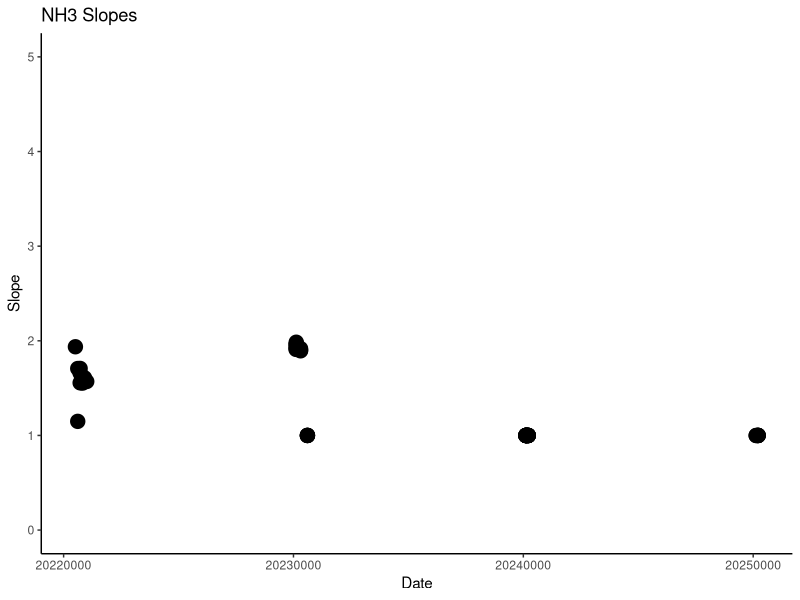
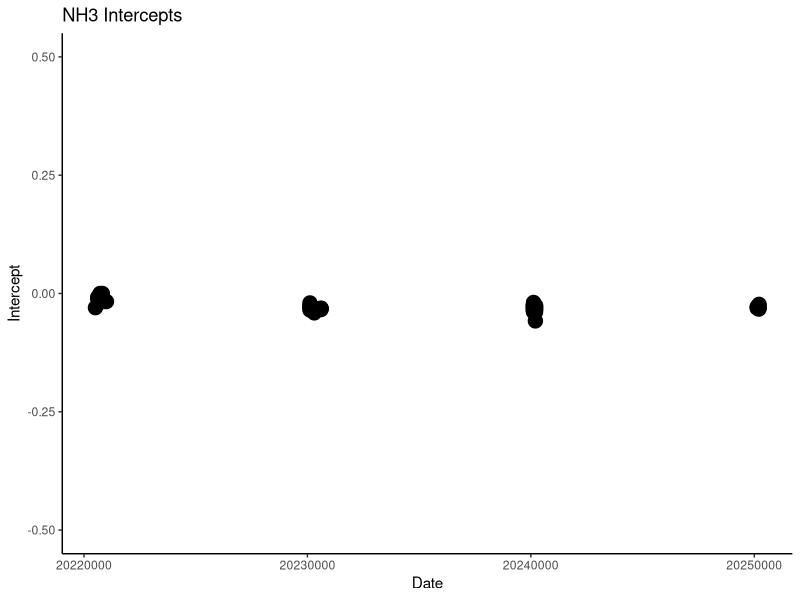
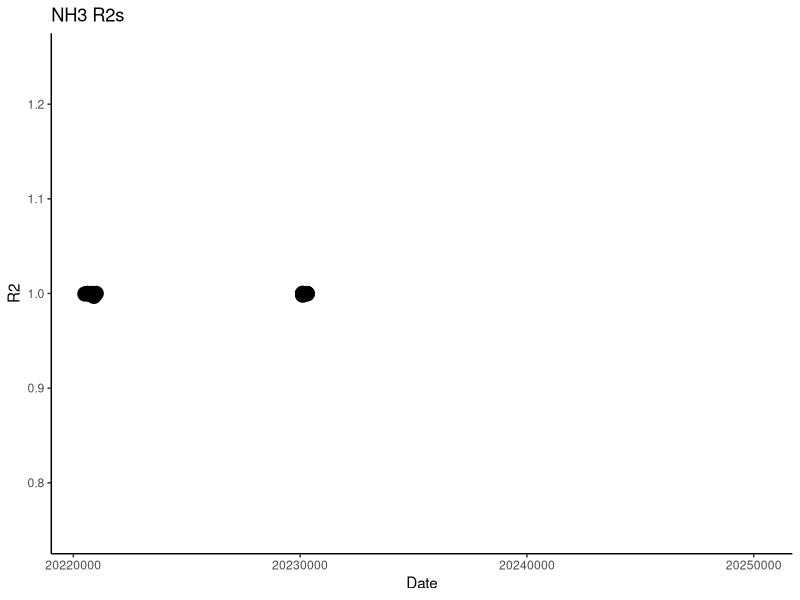
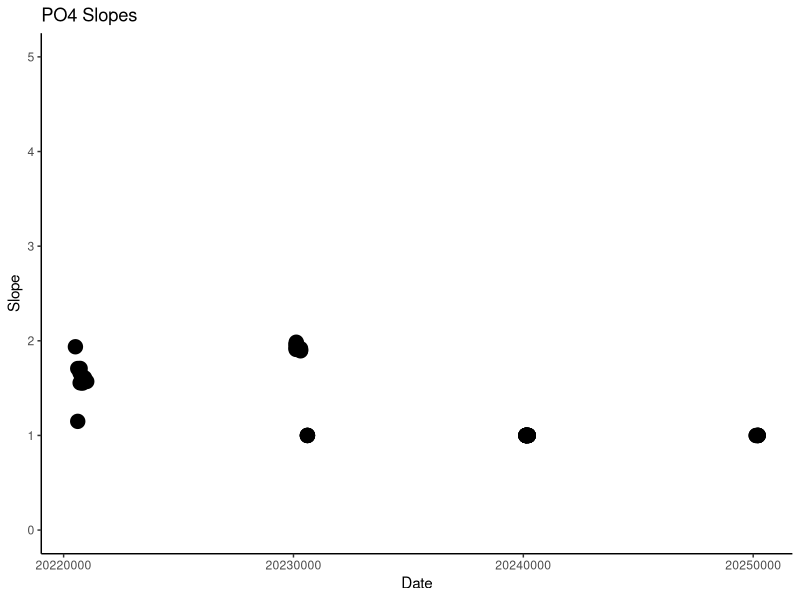
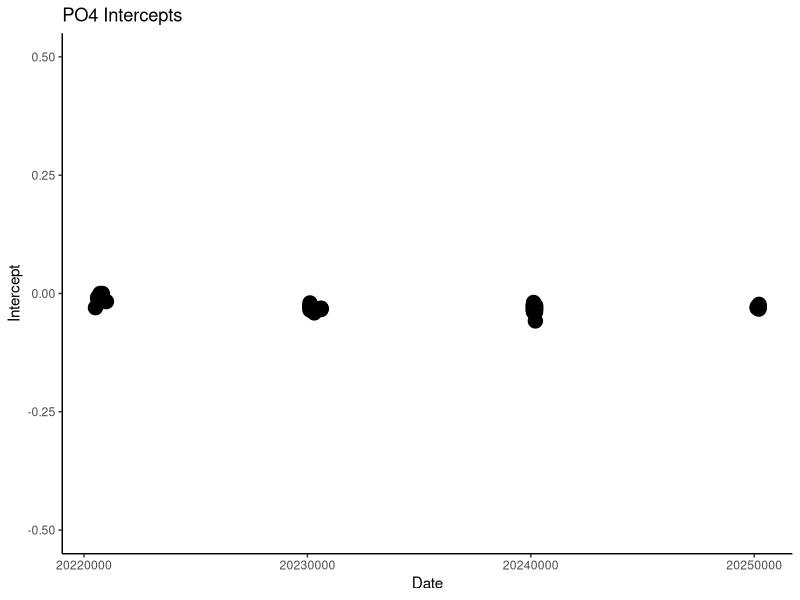
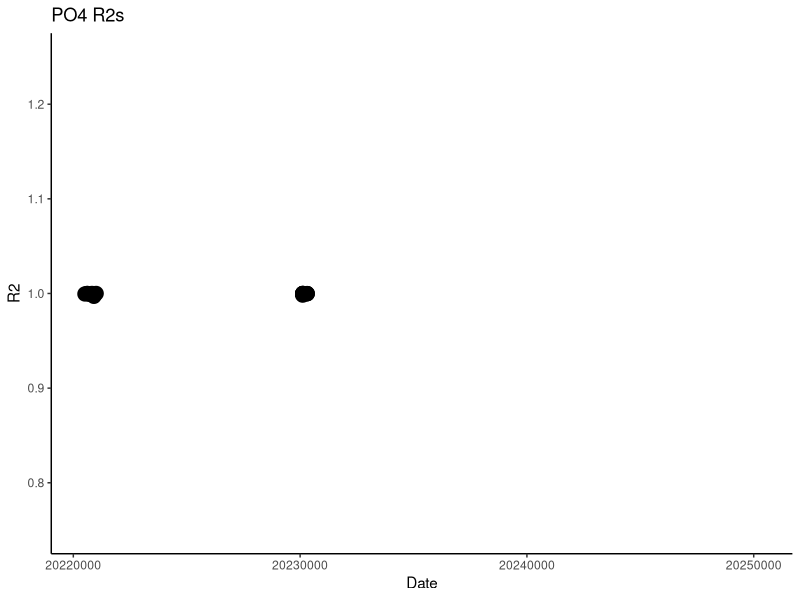
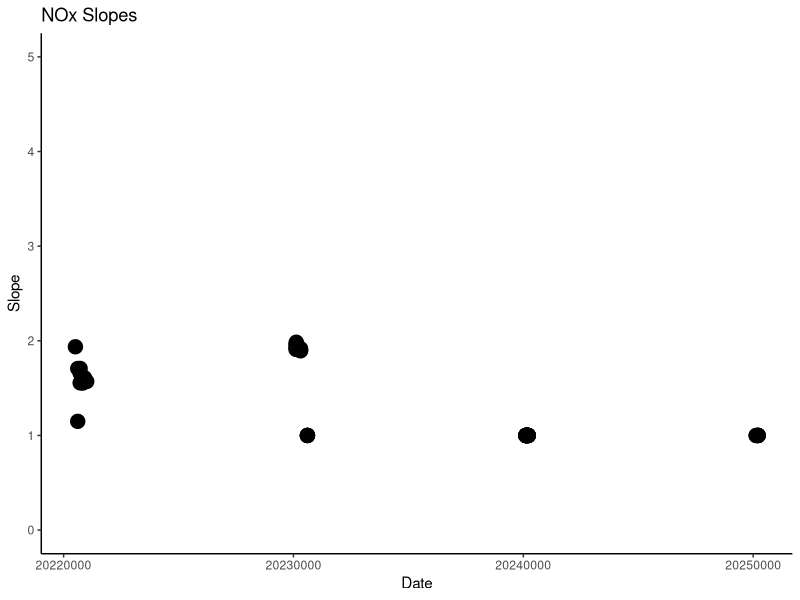
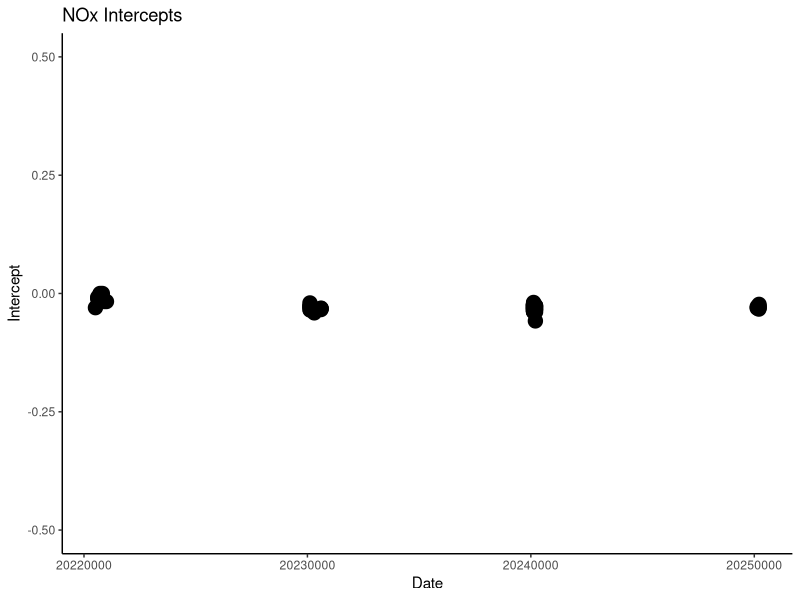

Reproduce these figures in R, in order. (Note: this script raises an error after producing the figures.)
## ---- chunk 1
knitr::opts_chunk$set(echo = TRUE)
## ---- chunk 2
#######################################################################################
####### COMPASS Synoptic 
####### Chesapeake Bay Sites
####### Data Analysis Code: Porewater Nutrients 
####### MONTH: August 2022
##############################################################################################


############################# Information ##################################
#Author: Stephanie J. Wilson
#Edited: 20220727

#Samples taken from Lysimeters & Sippers at CB Synoptic Sites
#Samples were filtered with 0.45 uM, kept on ice, frozen until analysis
#Field Protocol: 
#Samples Analyzed on a SEAL discrete auto analyzer 
#Lab Protocol: https://docs.google.com/document/d/1VaJT7Wb9AcdmM1tgsR_9ZtQ6kwcaoNmp/edit?usp=sharing&ouid=108994740386869376571&rtpof=true&sd=true
#NOx method = https://drive.google.com/file/d/1sicqBFnzVxmDd5I2_pu8s8pj7iNOAuhF/view?usp=sharing
#NH4 method = https://drive.google.com/file/d/1ENGemUEvm_rffZqv3lz9BjD0pAMX5nzu/view?usp=sharing
#PO4 method = https://drive.google.com/file/d/1m3gXDZnJoIo_QmyhvZG4HRgGShCzm9Wq/view?usp=sharing
#Units from SEAL = mg/L and converted to uMoles/L

#QAQC 
  #R2 and Slopes 
#These are checked for drift or differences in this code 

  #Duplicates and Spikes 
#This is checked by the SEAL software 
#If 80% of the dups and spikes are within range we accept 
#the only exceptions are NOx values that are below the detection limit - we do not count dups out of range that are below the detection limit 
#these are run rouhgly every 10-12 samples per tray. 

  #CCV and CCBs 
#CCV's are 50% of the top standard checks run every 10 samples, these are checked by the softare; if 80% are within range we accept the tray 
#CCB's are DI blanks run every 10 samples, these are checked by the software; if 80% are within range we accept the tray 

  #Third Party Standard
#This is checked within the code - must be within 20% of the peChk concentration 
## ---- chunk 3
library(ggplot2)
library(data.table)

#set working directory 
#setwd("S:/Biogeochemistry/People/Wilson (Steph)/Data/SEAL/Raw Data Files")

#read in datafile with all the slopes 
qlog <- read.csv("Raw Data/SERC_SEAL_STDs_Log.csv")
head(qlog)

#pull out each method 
qNH3 <- qlog[qlog$Analysis %like% "NH3", ]
head(qNH3)

qPO4 <- qlog[qlog$Analysis %like% "PO4", ]
head(qPO4)

qNOx <- qlog[qlog$Analysis %like% "V-Nox", ]
head(qNOx)

########### NH3
#plot the slopes to make sure there are no crazy outliers 
slope1 <- ggplot(data=qNH3, aes(x=Date, y=Slope)) +
           #geom_line()+
            geom_point(aes(size=3)) + 
            theme_classic() + ylim(0, 5) + 
           theme(legend.position="none") + 
           ggtitle("NH3 Slopes")
  
slope1

#plot the intercepts to make sure there are no crazy outliers 
int1 <- ggplot(data=qNH3, aes(x=Date, y=Intercept)) +
  #geom_line()+
  geom_point(aes(size=3)) + 
  theme_classic() + ylim(-0.5,0.5) + 
  theme(legend.position="none")+ 
  ggtitle("NH3 Intercepts")

int1

#plot the R2s to make sure there are no crazy outliers 
Rsq1 <- ggplot(data=qNH3, aes(x=Date, y=R2)) +
  #geom_line()+
  geom_point(aes(size=3)) + 
  theme_classic() + ylim(0.75, 1.25) + 
  theme(legend.position="none")+ 
  ggtitle("NH3 R2s")

Rsq1

########### PO4
slope2 <- ggplot(data=qNH3, aes(x=Date, y=Slope)) +
  #geom_line()+
  geom_point(aes(size=3)) + 
  theme_classic() + ylim(0, 5) + 
  theme(legend.position="none")+ 
  ggtitle("PO4 Slopes")

slope2

#plot the intercepts to make sure there are no crazy outliers 
int2 <- ggplot(data=qNH3, aes(x=Date, y=Intercept)) +
  #geom_line()+
  geom_point(aes(size=3)) + 
  theme_classic() + ylim(-0.5,0.5) + 
  theme(legend.position="none")+ 
  ggtitle("PO4 Intercepts")

int2

#plot the R2s to make sure there are no crazy outliers 
Rsq2 <- ggplot(data=qNH3, aes(x=Date, y=R2)) +
  #geom_line()+
  geom_point(aes(size=3)) + 
  theme_classic() + ylim(0.75, 1.25) + 
  theme(legend.position="none")+ 
  ggtitle("PO4 R2s")

Rsq2

########### NOx
slope3 <- ggplot(data=qNH3, aes(x=Date, y=Slope)) +
  #geom_line()+
  geom_point(aes(size=3)) + 
  theme_classic() + ylim(0, 5) + 
  theme(legend.position="none")+ 
  ggtitle("NOx Slopes")

slope3

#plot the intercepts to make sure there are no crazy outliers 
int3 <- ggplot(data=qNH3, aes(x=Date, y=Intercept)) +
  #geom_line()+
  geom_point(aes(size=3)) + 
  theme_classic() + ylim(-0.5,0.5) + 
  theme(legend.position="none")+ 
  ggtitle("NOx Intercepts")

int3

#plot the R2s to make sure there are no crazy outliers 
Rsq3 <- ggplot(data=qNH3, aes(x=Date, y=R2)) +
  #geom_line()+
  geom_point(aes(size=3)) + 
  theme_classic() + ylim(0.75, 1.25) + 
  theme(legend.position="none")+ 
  ggtitle("NOx R2s")

Rsq3



## ---- chunk 4

#packages:
library(ggplot2)
library(dplyr)
library(data.table)
library(matrixStats)
library(gridExtra)
library(ggpubr)
library(grid)

## ---- chunk 5
#set working directory
#setwd("S:/Biogeochemistry/People/Wilson (Steph)/Data/SEAL/Raw Data Files")

#read in data 
file1 <- read.csv("Raw Data/SEAL_COMPASS_Synoptic_NH3_PO4_202206_1.csv")

#Quick look at dataframe
head(file1)


#take out only the columns that we need 
dat1 <- file1[ ,c(1,4,6,7, 9, 12, 13)]
# assigning new names to the columns of the data frame
colnames(dat1) <- c('Run_Info','Sample_Name','Conc', "Abs", "Dilution", "Units", "Test")
dat1$Run_Number <- "1"
head(dat1)


#read in data 
file2 <- read.csv("Raw Data/SEAL_COMPASS_Synoptic_NH3_PO4_202206_2.csv")

#Quick look at dataframe
head(file2)


#take out only the columns that we need 
dat2 <- file2[ ,c(1,4,6,7, 9, 12, 13)]
# assigning new names to the columns of the data frame
colnames(dat2) <- c('Run_Info','Sample_Name','Conc', "Abs", "Dilution", "Units", "Test")
dat2$Run_Number <- "2"
head(dat2)

alldat <- rbind(dat1, dat2)

#Pull out standards 
stds <- alldat[alldat$Sample_Name %like% "Standard", ]
head(stds)


#Pull out samples 
alldat2 <- alldat[alldat$Sample_Name %like% "MSM_", ]
alldat2 <- rbind(alldat2, (alldat[alldat$Sample_Name %like% "GWI_", ]))
alldat2 <- rbind(alldat2, (alldat[alldat$Sample_Name %like% "GCrew_", ]))
head(alldat2)

alldat3 <- alldat2

## ---- chunk 6
#set working directory
#setwd("S:/Biogeochemistry/People/Wilson (Steph)/Data/SEAL/Raw Data Files")

#read in data 
Nfile1 <- read.csv("Raw Data/SEAL_COMPASS_Synoptic_NOx_202206_1.csv")

#Quick look at dataframe
head(Nfile1)


#take out only the columns that we need 
Ndat1 <- Nfile1[ ,c(1,4,6,7, 9, 12, 13)]
# assigning new names to the columns of the data frame
colnames(Ndat1) <- c('Run_Info','Sample_Name','Conc', "Abs", "Dilution", "Units", "Test")
Ndat1$Run_Number <- "1"
head(Ndat1)


#read in data 
Nfile2 <- read.csv("Raw Data/SEAL_COMPASS_Synoptic_NOx_202206_2.csv")

#Quick look at dataframe
head(Nfile2)


#take out only the columns that we need 
Ndat2 <- Nfile2[ ,c(1,4,6,7, 9, 12, 13)]
# assigning new names to the columns of the data frame
colnames(Ndat2) <- c('Run_Info','Sample_Name','Conc', "Abs", "Dilution", "Units", "Test")
Ndat2$Run_Number <- "2"
head(Ndat2)

Nalldat <- rbind(Ndat1, Ndat2)

#Pull out standards 
Nstds <- Nalldat[Nalldat$Sample_Name %like% "Standard", ]
head(Nstds)


#Pull out samples 
Nalldat2 <- Nalldat[Nalldat$Sample_Name %like% "MSM_", ]
Nalldat2 <- rbind(Nalldat2, (Nalldat[Nalldat$Sample_Name %like% "GWI_", ]))
Nalldat2 <- rbind(Nalldat2, (Nalldat[Nalldat$Sample_Name %like% "GCrew_", ]))
head(Nalldat2)

Nalldat3 <- Nalldat2

## ---- chunk 7

#pull out peChecks from alldat and Nalldat 
chks <- alldat[alldat$Sample_Name %like% "peCheck", ]
head(chks)

Nchks <- Nalldat[Nalldat$Sample_Name %like% "peCheck", ]
NH4chk <- subset(chks, Test == "Ammonia 2")
NH4chk$ConcTrue <- 0.948
NH4chk$Chk_diff <- (NH4chk$Conc - NH4chk$ConcTrue)/((NH4chk$Conc+NH4chk$ConcTrue)/2) * 100
NH4chk$Chk_dff_flag <-  ifelse(NH4chk$Chk_diff <25, 'YES', 'NO, rerun')
head(NH4chk)

PO4chk <- subset(chks, Test == "o-PHOS 0.3")
PO4chk$ConcTrue <- 0.818
PO4chk$Chk_diff <- (PO4chk$Conc - PO4chk$ConcTrue)/((PO4chk$Conc+PO4chk$ConcTrue)/2) * 100
PO4chk$Chk_dff_flag <-  ifelse(PO4chk$Chk_diff <25, 'YES', 'NO, rerun')
head(PO4chk)

NOXchk <- subset(Nchks, Test == "Vanadium NOx")
NOXchk$ConcTrue <- 0.706
NOXchk$Chk_diff <- (NOXchk$Conc - NOXchk$ConcTrue)/((NOXchk$Conc+NOXchk$ConcTrue)/2) * 100
NOXchk$Chk_dff_flag <-  ifelse(NOXchk$Chk_diff <25, 'YES', 'NO, rerun')
head(NOXchk)

Allchks <- rbind(NH4chk, PO4chk)
Allchks <- rbind(Allchks, NOXchk)
head(Allchks)

#plot dups output as a bar graph to easily check - want any over 10% to be red need to work on this 
Chksbar <- ggplot(data = Allchks, aes(x = Sample_Name, y = Chk_diff, fill=Test)) +
        geom_bar(stat = 'identity') + 
        facet_wrap(~ Test) +
        #facet_grid(cols = Allchks$Test) +
        theme_classic() + labs(x= "Sample ID", y="peChecks Percent Difference") + 
        theme(legend.position="right") +  
        geom_hline(yintercept=25, linetype="dashed", color = "black", size=1) + 
        geom_hline(yintercept=0, color = "black", size=1) + 
        geom_hline(yintercept=-25, linetype="dashed", color = "black", size=1)
Chksbar
## ---- chunk 8

cat("Dilution Corrections")

#Calculate the concentration when accounting for the dilution factor if applicable

#checking to see if duplicate samples (mislabeled/wrongly inputted/reran)
df_duplicates <- alldat3 %>%
  filter(!if_all(everything(), is.na)) %>%  # Remove rows that are entirely NA

  # Exclude common QC sample names and standard patterns
  filter(
    !(Sample_Name %in% c(
      "Duplicate", "CCV", "CCB", "1mg/L ammonia", "DI",
      "Blank", "Auto Spike", "0.15 mg/L"
    )) &
    !startsWith(Sample_Name, "Standard ") &
    !startsWith(Sample_Name, "Nitrite ") &
    !startsWith(Sample_Name, "Nitrate ") &
    !startsWith(Sample_Name, "Abs_Chk_") &
    !startsWith(Sample_Name, "peChk_") &
    !grepl("^\\d{1,2}/\\d{1,2}/\\d{4}\\s+\\d{1,2}:\\d{2}$", Sample_Name) &  # Remove timestamp-like names
    !grepl("^\\d+$", Sample_Name) &  # Remove sample names that are just numbers
    !is.na(Sample_Name) & Sample_Name != ""  # 🔍 Remove blank or missing names
  ) %>%
  group_by(Test, Sample_Name) %>%  # Group by test and sample
  filter(n() > 1) %>%              # Keep only those that appear more than once
  ungroup()

#pulling them out into a string and printing them out
dil_dups_string <- df_duplicates %>%
  distinct(Sample_Name) %>%
  pull(Sample_Name) %>%
  paste(collapse = ", ")

# Make sure Dilution is numeric
df_duplicates$Dilution <- as.numeric(df_duplicates$Dilution)

# Report duplicated samples
if (dil_dups_string != "") {
  message("Duplicated samples: ", dil_dups_string)

  bad_dups <- df_duplicates %>%
    group_by(Test, Sample_Name) %>%
    summarise(
      n_dups = n(),
      any_dilution = any(Dilution > 1, na.rm = TRUE),
      .groups = "drop"
    ) %>%
    filter(!any_dilution)

  if (nrow(bad_dups) > 0) {
    cat("\nWARNING: Duplicated samples with NO dilution (possible input error):\n")
    print(bad_dups)
  } else {
    cat("\n All duplicated samples have valid dilutions. No naming issues detected.\n")
  }

} else {
  message("No duplicated samples.")
}





alldat2 <- alldat3 %>%
  arrange(row_number()) %>%
  mutate(
    Dilution = case_when(
      Dilution == "0" ~ 1.0,
      TRUE ~ as.numeric(Dilution)
    ),
    Pair_ID = ifelse(
      grepl("Duplicate", Sample_Name, ignore.case = TRUE),
      paste0(lag(Sample_Name), "_", lag(Run_Number)),  # pair only if same run
      paste0(Sample_Name, "_", Run_Number)
    ),
    Original_Name = Sample_Name
  ) %>%
  group_by(Pair_ID, Test, Run_Number) %>%  # group by Pair_ID, Test, and Run_Number
  filter(
    Dilution == ifelse(any(Dilution > 1, na.rm = TRUE), max(Dilution, na.rm = TRUE), 1)
  ) %>%
  ungroup()




## ---- chunk 9

cat("Dilution Corrections")

#Calculate the concentration when accounting for the dilution factor if applicable

#checking to see if duplicate samples (mislabeled/wrongly inputted/reran)
df_duplicates <- Nalldat3 %>%
  filter(!if_all(everything(), is.na)) %>%  # Remove rows that are entirely NA

  # Exclude common QC sample names and standard patterns
  filter(
    !(Sample_Name %in% c(
      "Duplicate", "CCV", "CCB", "1mg/L ammonia", "DI",
      "Blank", "Auto Spike", "0.15 mg/L"
    )) &
    !startsWith(Sample_Name, "Standard ") &
    !startsWith(Sample_Name, "Nitrite ") &
    !startsWith(Sample_Name, "Nitrate ") &
    !startsWith(Sample_Name, "Abs_Chk_") &
    !startsWith(Sample_Name, "peChk_") &
    !grepl("^\\d{1,2}/\\d{1,2}/\\d{4}\\s+\\d{1,2}:\\d{2}$", Sample_Name) &  # Remove timestamp-like names
    !grepl("^\\d+$", Sample_Name) &  # Remove sample names that are just numbers
    !is.na(Sample_Name) & Sample_Name != ""  # 🔍 Remove blank or missing names
  ) %>%
  group_by(Test, Sample_Name) %>%  # Group by test and sample
  filter(n() > 1) %>%              # Keep only those that appear more than once
  ungroup()

#pulling them out into a string and printing them out
dil_dups_string <- df_duplicates %>%
  distinct(Sample_Name) %>%
  pull(Sample_Name) %>%
  paste(collapse = ", ")

# Make sure Dilution is numeric
df_duplicates$Dilution <- as.numeric(df_duplicates$Dilution)

# Report duplicated samples
if (dil_dups_string != "") {
  message("Duplicated samples: ", dil_dups_string)

  bad_dups <- df_duplicates %>%
    group_by(Test, Sample_Name) %>%
    summarise(
      n_dups = n(),
      any_dilution = any(Dilution > 1, na.rm = TRUE),
      .groups = "drop"
    ) %>%
    filter(!any_dilution)

  if (nrow(bad_dups) > 0) {
    cat("\nWARNING: Duplicated samples with NO dilution (possible input error):\n")
    print(bad_dups)
  } else {
    cat("\n All duplicated samples have valid dilutions. No naming issues detected.\n")
  }

} else {
  message("No duplicated samples.")
}





Nalldat2 <- Nalldat3 %>%
  arrange(row_number()) %>%
  mutate(
    Dilution = case_when(
      Dilution == "0" ~ 1.0,
      TRUE ~ as.numeric(Dilution)
    ),
    Pair_ID = ifelse(
      grepl("Duplicate", Sample_Name, ignore.case = TRUE),
      paste0(lag(Sample_Name), "_", lag(Run_Number)),  # pair only if same run
      paste0(Sample_Name, "_", Run_Number)
    ),
    Original_Name = Sample_Name
  ) %>%
  group_by(Pair_ID, Test, Run_Number) %>%  # group by Pair_ID, Test, and Run_Number
  filter(
    Dilution == ifelse(any(Dilution > 1, na.rm = TRUE), max(Dilution, na.rm = TRUE), 1)
  ) %>%
  ungroup()


## ---- chunk 10

N_mw <- 14.0067   # molecular weight of N 

P_mw <- 30.973762  # molecular weight of P 

Con1 <- 1000       # conversion factor value

Con2 <- 1000000    # conversion factor value 

## ---- chunk 11
head(alldat2)
head(Nalldat2)

#subset by test
NH4samples <- subset(alldat2, Test == "Ammonia 2")
head(NH4samples)

PO4samples <- subset(alldat2, Test == "o-PHOS 0.3")
head(PO4samples)

NOXsamples <- subset(Nalldat2, Test == "Vanadium NOx")
head(NOXsamples)


NH4samples$Conc_uM <- (((as.numeric(NH4samples$Conc))/Con1)/N_mw)*Con2
head(NH4samples)

PO4samples$Conc_uM <- (((as.numeric(PO4samples$Conc))/Con1)/N_mw)*Con2
head(PO4samples)

NOXsamples$Conc_uM_raw <- (((as.numeric(NOXsamples$Conc))/Con1)/N_mw)*Con2
head(NOXsamples)

#add step to make negative values equal to bd (below detection) and replace with zeros 
NOXsamples$Conc_uM <- ifelse(NOXsamples$Conc_uM_raw<0, 0, (NOXsamples$Conc_uM_raw) )
head(NOXsamples)
## ---- chunk 12

#pull out the columns we want from each dataframe 
NH4_pull <- NH4samples[ ,c(2,3,11) ]
head(NH4_pull)

PO4_pull <- PO4samples[ ,c(2,3,11) ]
head(PO4_pull)

NOX_pull <- NOXsamples[ ,c(2,3,12) ]
head(NOX_pull)


#Bring all this data back together: 
all_data <- merge(NH4_pull, PO4_pull, by="Sample_Name", all.x=TRUE)
all_data <- merge(all_data, NOX_pull, by="Sample_Name", all.x=TRUE)
head(all_data)

colnames(all_data) <- c("Sample_Name", "NH3_mgL", "NH3_uM", "PO4_mgL", "PO4_uM", "NOx_mgL", "NOx_uM")
head(all_data)


#add in an if then statement that tells us if they are within the range of the test - check this after doing this line
all_data$NH3_range <- ifelse(all_data$NH3_mgL<0.02, "bdl",  ifelse(all_data$NH3_mgL>2, "adl", "Within_Range")) 
all_data$PO4_range <- ifelse(all_data$PO4_mgL<0.003, "bdl",  ifelse(all_data$PO4_mgL>3, "adl", "Within_Range")) 
all_data$NOx_range <- ifelse(all_data$NOx_mgL<0.025, "bdl",  ifelse(all_data$NOx_mgL>1, "adl", "Within_Range"))
head(all_data)
## ---- chunk 13
#plot data to get a sense of any outliers 
NH3look <- ggplot(data=all_data, aes(x=Sample_Name, y=NH3_uM)) +
  geom_bar(stat="identity") + 
  theme_classic() + ylim(-10, 200) + 
  theme(legend.position="none") + 
  ggtitle("Sample NH3 Concentrations")
NH3look

PO4look <- ggplot(data=all_data, aes(x=Sample_Name, y=PO4_uM)) +
  geom_bar(stat="identity") + 
  theme_classic() + ylim(-2, 50) + 
  theme(legend.position="none") + 
  ggtitle("Sample PO4 Concentrations")
PO4look

NOXlook <- ggplot(data=all_data, aes(x=Sample_Name, y=NOx_uM)) +
  geom_bar(stat="identity") + 
  theme_classic() + ylim(-2, 2) + 
  theme(legend.position="none") + 
  ggtitle("Sample NOx Concentrations")
NOXlook


## ---- chunk 14

head(all_data)

# out <- all_data[ ,c(1,3,5,7,8,9,10)]
out <- all_data
head(out)

#for steph <- pull out identifiers of the sample names 
#pull the sample ID and separate it by the underscores 
IDs <- data.frame(do.call('rbind', strsplit(as.character(out$Sample_Name),'_',fixed=TRUE)))
colnames(IDs) <- c("Site" ,"Zone", "Replicate", "Depth")
IDs$Date <- 202206
IDs$Month <- "June"
head(IDs)

#rejoin them to the dataframe
alldat <- cbind(IDs, out)
head(alldat)



## ---- chunk 15

#Export Data
#setwd("S:/Biogeochemistry/People/Wilson (Steph)/Data/SEAL/Final Data Files")
write.csv(alldat, file="Processed Data/COMPASS_SynopticCB_Nutrients_202206.csv")

